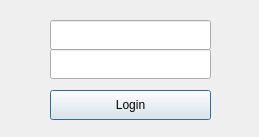
<?xml version="1.0" encoding="UTF-8"?>
<ui version="4.0">
 <class>LoginDiaog</class>
 <widget class="QDialog" name="LoginDiaog">
  <property name="geometry">
   <rect>
    <x>0</x>
    <y>0</y>
    <width>259</width>
    <height>137</height>
   </rect>
  </property>
  <property name="windowTitle">
   <string>登录</string>
  </property>
  <widget class="QLineEdit" name="usernameEdit">
   <property name="geometry">
    <rect>
     <x>50</x>
     <y>20</y>
     <width>161</width>
     <height>30</height>
    </rect>
   </property>
  </widget>
  <widget class="QLineEdit" name="pwdEdit">
   <property name="geometry">
    <rect>
     <x>50</x>
     <y>49</y>
     <width>161</width>
     <height>30</height>
    </rect>
   </property>
   <property name="echoMode">
    <enum>QLineEdit::Password</enum>
   </property>
  </widget>
  <widget class="QPushButton" name="LoginButton">
   <property name="geometry">
    <rect>
     <x>50</x>
     <y>90</y>
     <width>161</width>
     <height>30</height>
    </rect>
   </property>
   <property name="text">
    <string>Login</string>
   </property>
  </widget>
 </widget>
 <resources/>
 <connections/>
</ui>
